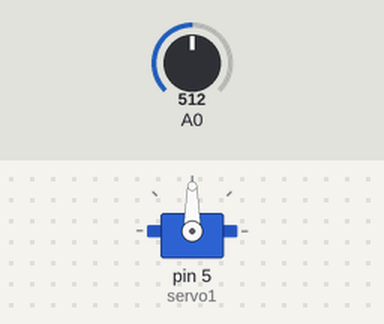
Bench run of a sketch on a simulated Arduino Uno, built with avr-gcc and run on an emulated ATmega328P. Shown: servo. The inputs (shaded band) are chosen by the test bench; at power-on: A0 = 512.

Above: at 1.2 s.
1.3 s: A0 set to 716
At 2.1 s:
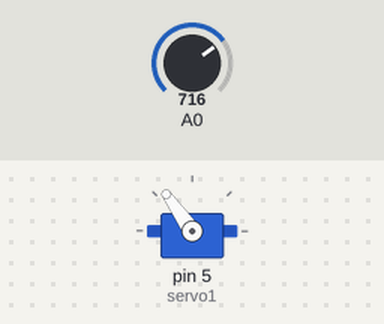
2.8 s: A0 set to 900
At 4.0 s:
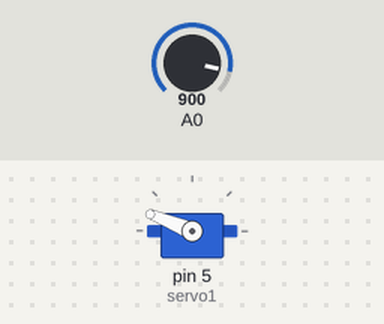
4.3 s: A0 set to 1023
At 5.5 s:
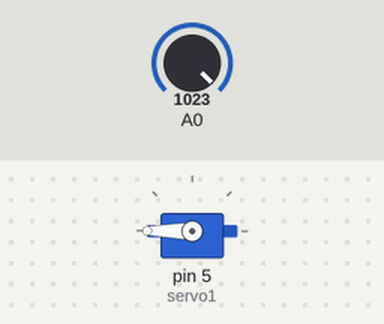
5.8 s: A0 set to 306
At 6.4 s:
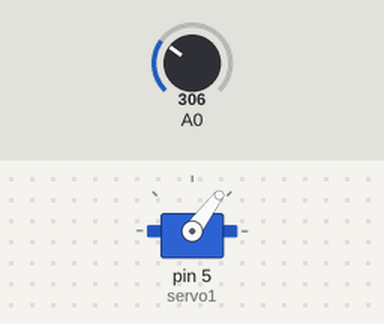
7.3 s: A0 set to 122
At 7.8 s:
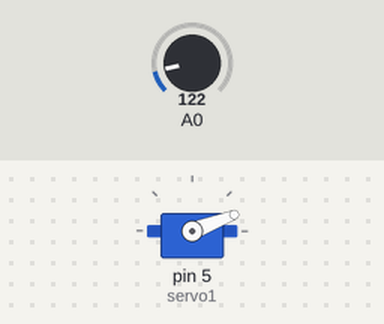
Timing chart, 0 to 9.8 s (numbered marks = the images above; inputs shaded):
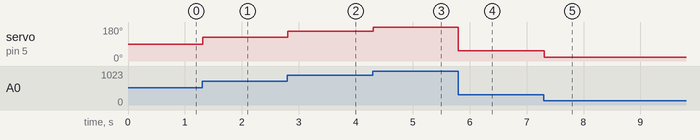

The sketch:

servo1.ino
```cpp
/* SERVO CONTROL
*
* This program utilizes the Arduino Servo Library to control a single servo motor with a potentiometer.
*
*/
#include <Servo.h> // Include the Arduino servo library when running this program.
Servo servo1; // Create a servo object called "servo1".
void setup() {
 servo1.attach(5); // Attaches the servo object just identified to Pin 5.
}
void loop() {
 int angle = analogRead(0); // Read the pot value from Pin A0
 angle=map(angle, 0, 1023, 0, 180); // Map the values from 0 to 180 degrees
 servo1.write(angle); // Write the angle to the servo (must be between 0 and 180 degrees)
 delay(15); // Delay of 15ms to allow servo to reach position
}
```

Measured:
- after the input at 1.3 s, servo on pin 5 (servo1): 90° → 125° at once
- after the input at 2.8 s, servo on pin 5 (servo1): 125° → 158° at once
- after the input at 4.3 s, servo on pin 5 (servo1): 158° → 180° at once
- after the input at 5.8 s, servo on pin 5 (servo1): 180° → 53° at once
- after the input at 7.3 s, servo on pin 5 (servo1): 53° → 21° at once
